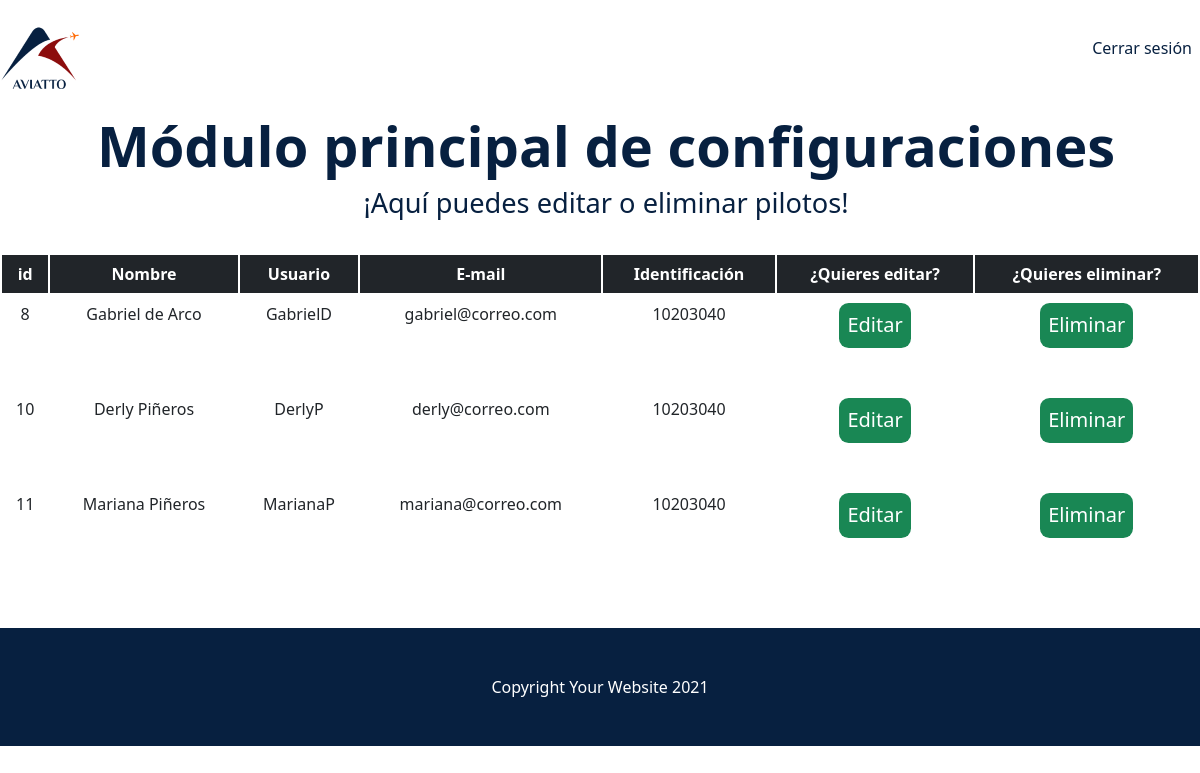
Page /pilots on the earlier database version.
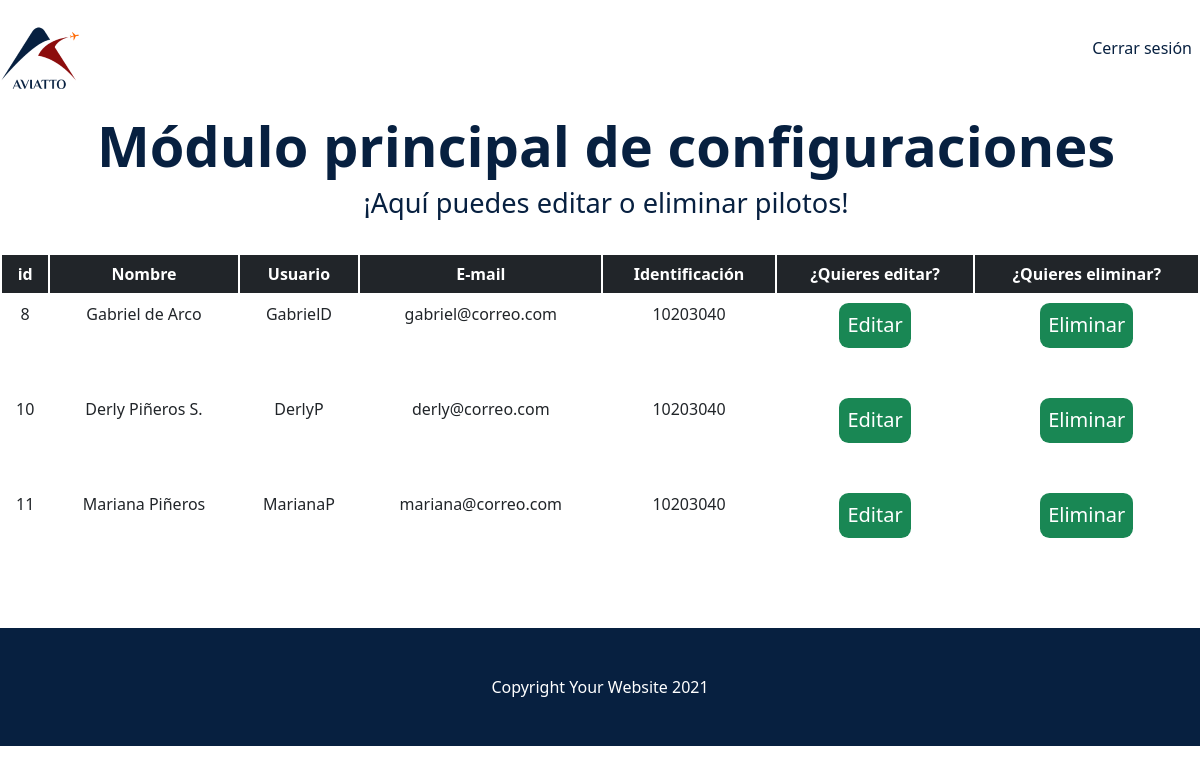
Same page on the later database version.
### tables this page shows
CREATE TABLE Person(
id integer primary key autoincrement,
user text(30) not null,
password text(30) not null,
idRol integer
);

CREATE TABLE Info(
id integer primary key autoincrement,
name text(30) not null,
identification integer not null,
email text(30) not null
);

### app.py (the view)
@app.route('/pilots', methods=['GET','POST'])
def pilots():
    sql = f'SELECT * FROM Person INNER JOIN Info ON Person.id = Info.id WHERE Person.idRol = 1'
    db = get_db()
    cursorObj = db.cursor()
    cursorObj.execute(sql)
    pilot = cursorObj.fetchall()
    print(pilot)
    return render_template('pilots.html', pilot=pilot)

### db.py (called while the page is built)
def get_db():
    try:
        if 'db' not in g:
            print('conectada')
            g.db = sqlite3.connect('database/aviatto.db')
        return g.db
    except Error:
        print(Error)

### templates/pilots.html (shortened to what this page needs)
{% extends 'layout.html' %} {% block body %}
<link
  rel="stylesheet"
  href="https://use.fontawesome.com/releases/v5.3.1/css/all.css"
/>
<header class="bg-white">
  <div class="container px-7">
    <div class="row gx-5">
      <div class="col-lg-6">
        <div class="text-center">
          <h1 class="display-5 fw-bolder text-blue mb-2">
            Módulo principal de configuraciones
          </h1>
          <p class="lead text-blue mb-4">
            ¡Aquí puedes editar o eliminar pilotos!
          </p>
        </div>
      </div>
    </div>
  </div>
</header>
<div class="container">
    <div class="justify-content-center">
        <table class="table table-hover text-blue">
            <thead class="table-dark">
                <tr>
                    <th>id</th>
                    <th>Nombre</th>
                    <th>Usuario</th>
                    <th>E-mail</th>
                    <th>Identificación</th>
                    <th>¿Quieres editar?</th>
                    <th>¿Quieres eliminar?</th>
                </tr>
            </thead>
            <tbody>
                {% for f in pilot %}
                <tr class="text-center">
                    <td>{{f[0]}}</td>
                    <td>{{f[5]}}</td>
                    <td>{{f[1]}}</td>
                    <td>{{f[7]}}</td>
                    <td>{{f[6]}}</td>
                    <td class="text-center"><a class="btn2 justify-content-center" href="{{ url_for('editPilot', id = f[0]) }}">Editar</a></td>
                    <td class="text-center"><a class="btn2 justify-content-center" href="{{ url_for('deletePilot', id = f[0]) }}">Eliminar</a></td>
                </tr>
                {% endfor %}
            </tbody>
        </table>
    </div>
  </div>
  <footer class="py-5 bg-dark">
    <div class="container px-3"><p class="m-0 text-center text-white">Copyright Your Website 2021</p></div>
  </footer>
    {% endblock body %}

Differences in the rows shown:
changed through a linked row, Person "DerlyP": name "Derly Piñeros" → "Derly Piñeros S."
